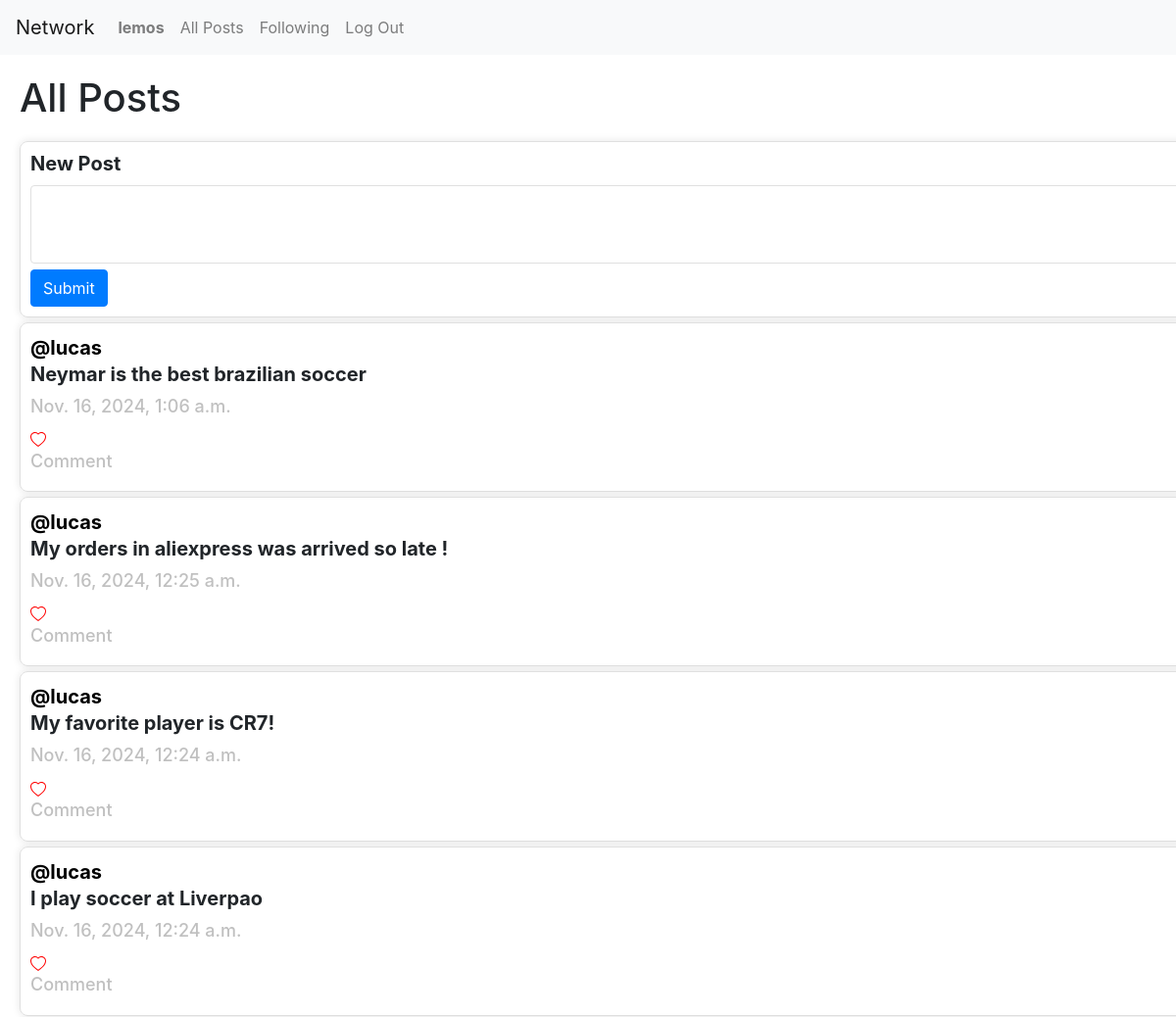
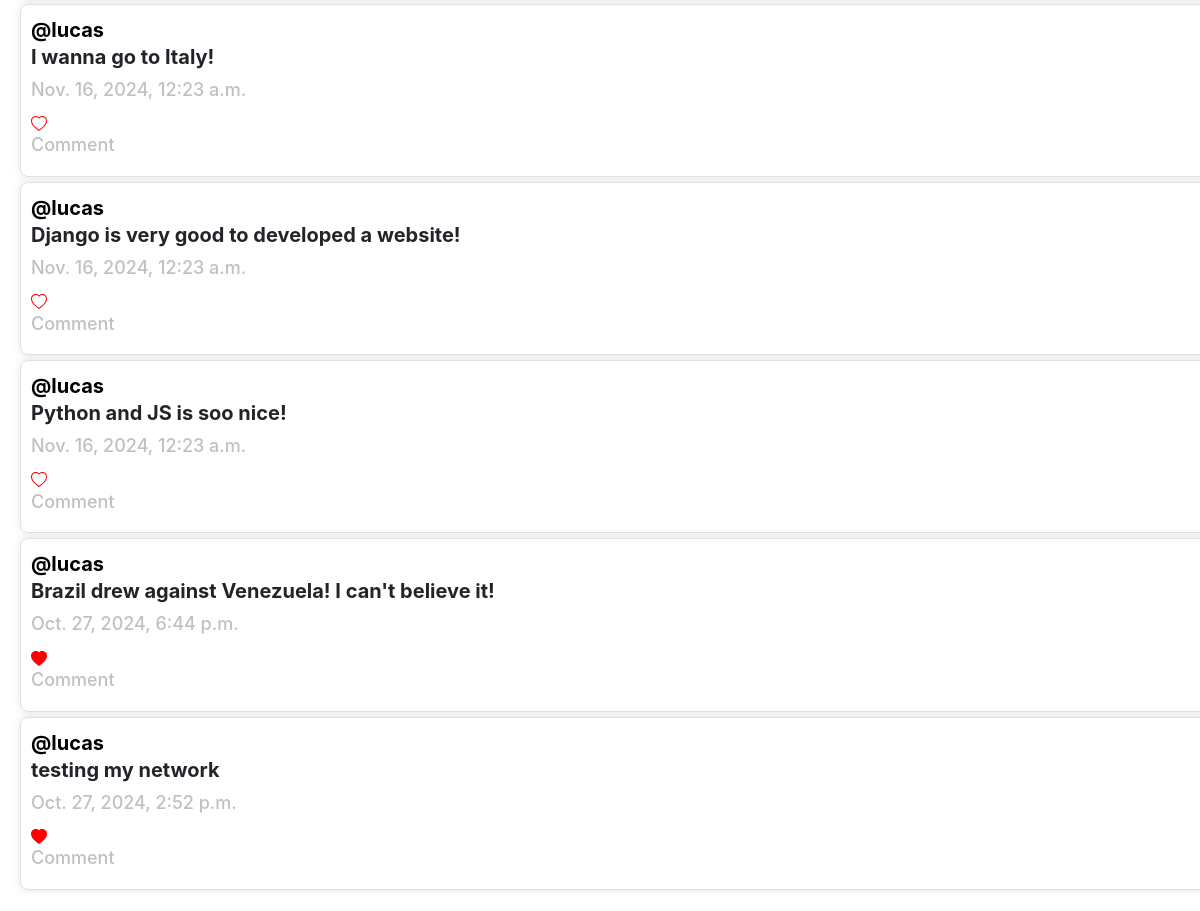
/following_page (signed in), run on the app's committed database (2 pictures, top to bottom).
### network/models.py (models this page shows, shortened)
class User(AbstractUser):
    pass

class Post(models.Model):
    text = models.TextField(max_length=280)
    user = models.ForeignKey(User, on_delete=models.CASCADE, related_name="user")
    date = models.DateTimeField(auto_now_add=True)

### network/views.py (the view)
# urls.py: path("following_page", views.following_page, name="following_page"),
@login_required
def following_page(request):
    actual_user = User.objects.get(pk=request.user.id)
    followings = Follow.objects.filter(follower=actual_user)
    posts = Post.objects.all().order_by('date').reverse()
    posts_followings = []
    for post in posts:
        for following in followings:
            if following.followed == post.user:
                posts_followings.append(post)
    paginator = Paginator(posts_followings, 10)
    number_page = request.GET.get("page")
    posts_in_the_page = paginator.get_page(number_page)
    likes = Like.objects.all()
    posts_liked = []
    for like in likes:
        if like.user == request.user:
            posts_liked.append(like.post.id)
    return render(request, "network/index.html", {
        "posts":posts,
        "posts_in_the_page": posts_in_the_page,
        "posts_liked": posts_liked,
    })

### network/templates/network/index.html (shortened to what this page needs)
{% extends "network/layout.html" %}
{% load static %}
{% block body %}
    <h1 style="margin: 20px;">All Posts</h1>
    {% if user.is_authenticated %}
        <div id="Post">
            <h1>New Post</h1>
            <form action="{% url 'add_new_post' %}" method="post">
                <textarea name="text" id="text"></textarea>
                <input type='submit' class="btn btn-primary"></button>
            </form>
        </div>
    {% endif %}
    <div id='cointainer_all_post'>
        {% for post in posts_in_the_page %}
            <div id="Post">
                <a id='post-user' href="{% url 'load_user_page' post.user.id %}">@{{ post.user }}</a>
                <br>
                <div class="cointainer-text" id="cointainer-text-{{ post.id }}">
                    <h1 id="text-post-{{ post.id }}" class="text-post"> {{ post.text }}</h1>
                    <h2 class="data-post"> {{ post.date }}</h2>
                </div>
                {% if post.id in posts_liked %}
                    <button type="button" class="unliked-button" data-post-id="{{ post.id }}">
                        <svg xmlns="http://www.w3.org/2000/svg" width="16" height="16" fill="red" class="bi bi-heart-fill" viewBox="0 0 16 16">
                            <path fill-rule="evenodd" d="M8 1.314C12.438-3.248 23.534 4.735 8 15-7.534 4.736 3.562-3.248 8 1.314"/>
                        </svg>
                    </button>
                {% else %}
                    <button type="button" class="liked-button" data-post-id="{{ post.id }}">
                    </button>
                {% endif %}
                <br>
                {% if user.is_authenticated %}
                    <h2>Comment</h2>
                {% endif%}
            </div>
        {% endfor %}
    </div>
{% endblock %}

### network/templates/network/layout.html (shortened to what this page needs)
{% load static %}
<!DOCTYPE html>
<html lang="en">
    <head>
        <link rel="stylesheet" href="https://stackpath.bootstrapcdn.com/bootstrap/4.4.1/css/bootstrap.min.css">
        <link href="{% static 'network/styles.css' %}" rel="stylesheet">
    </head>
    <body>
        <nav class="navbar navbar-expand-lg navbar-light bg-light">
            <a class="navbar-brand" href="#">Network</a>
            <div>
              <ul class="navbar-nav mr-auto">
                {% if user.is_authenticated %}
                    <li class="nav-item">
                        <a class="nav-link" href="#"><strong>{{ user.username }}</strong></a>
                    </li>
                {% endif %}
                <li class="nav-item">
                  <a class="nav-link" href="{% url 'index' %} ">All Posts</a>
                </li>
                {% if user.is_authenticated %}
                    <li class="nav-item">
                        <a class="nav-link" href="{% url 'following_page' %}">Following</a>
                    </li>
                    <li class="nav-item">
                        <a class="nav-link" href="{% url 'logout' %}">Log Out</a>
                    </li>
                {% endif %}
              </ul>
            </div>
          </nav>
        <div class="body">
            {% block body %}
            {% endblock %}
        </div>
    </body>
</html>

### network/static/network/styles.css (style rules this page uses)
#Post { border: 1px solid #e0e0e0; padding: 10px; border-radius: 8px; width: 100%; max-width: 1880px; margin: 5px 20px 5px 20px; box-shadow: 0px 0px 8px rgba(0, 0, 0, 0.1); }
#Post h1 { font-size: 20px; margin-bottom: 10px; font-weight: bold; }
#post-user { font-size: 20px; margin-bottom: 10px; color: black; font-weight: bold; }
#Post h2 { font-size: 18px; margin-bottom: 10px; color: rgb(192, 192, 192); }
.liked-button { background: none; border: none; color: red; padding: 0; font-size: inherit; font-family: inherit; }
.unliked-button { background: none; border: none; color: red; padding: 0; font-size: inherit; font-family: inherit; }
#text { width: 100%; height: 80px; border-radius: 4px; border: 1px solid #e0e0e0; padding: 8px; resize: vertical; font-size: 14px; }

### data on the page
User: username "lemos"
Post: user "lucas", text "Neymar is the best brazilian soccer", date "Nov. 16, 2024, 1:06 a.m."
Post: user "lucas", text "My orders in aliexpress was arrived so late !", date "Nov. 16, 2024, 12:25 a.m."
Post: user "lucas", text "My favorite player is CR7!", date "Nov. 16, 2024, 12:24 a.m."
Post: user "lucas", text "I play soccer at Liverpao", date "Nov. 16, 2024, 12:24 a.m."
Post: user "lucas", text "I wanna go to Italy!", date "Nov. 16, 2024, 12:23 a.m."
Post: user "lucas", text "Django is very good to developed a website!", date "Nov. 16, 2024, 12:23 a.m."
Post: user "lucas", text "Python and JS is soo nice!", date "Nov. 16, 2024, 12:23 a.m."
Post: user "lucas", text "Brazil drew against Venezuela! I can't believe it!", date "Oct. 27, 2024, 6:44 p.m."
Post: user "lucas", text "testing my network", date "Oct. 27, 2024, 2:52 p.m."
